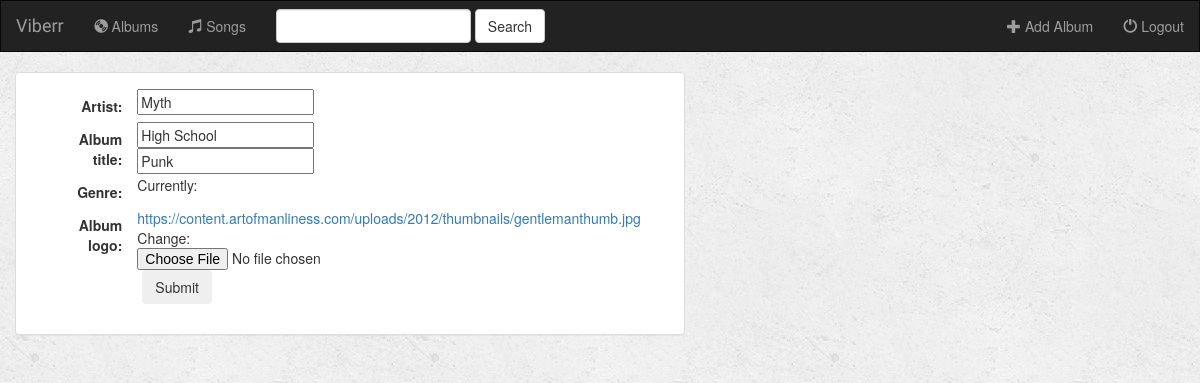
/music/album/2/, run on an earlier commit of the app's database.
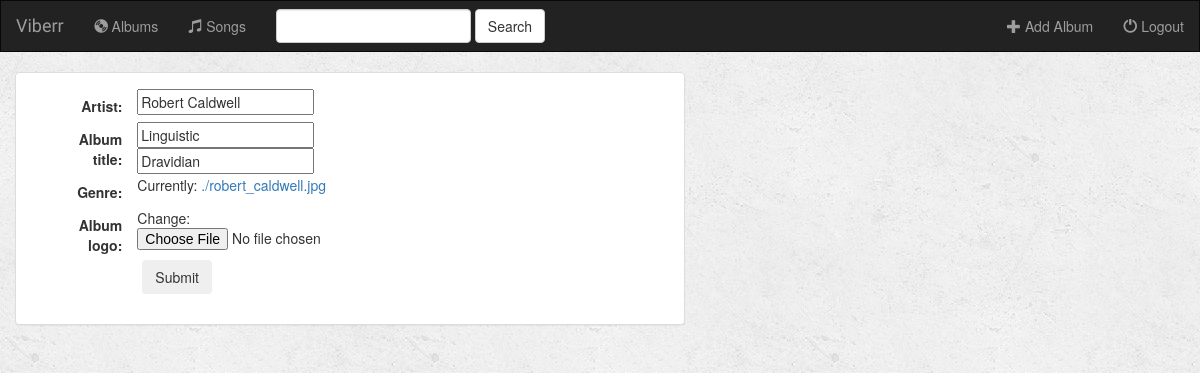
And on a later commit of the database.
### music/models.py (models this page shows, shortened)
class Album(models.Model):
    artist = models.CharField(max_length=250)
    album_title = models.CharField(max_length=500)
    genre = models.CharField(max_length=100)
    album_logo = models.FileField()

### music/views.py (the view)
# urls.py: url(r'album/(?P<pk>[0-9]+)/$', views.AlbumUpdate.as_view(), name='album-update'),
class AlbumUpdate(UpdateView):
    model = Album
    fields = ['artist', 'album_title', 'genre', 'album_logo']

### music/templates/music/album_form.html (shortened to what this page needs)
{% extends 'music/base.html' %}
{% block body %}
<div class="container-fluid">
  <div class="row">
    <div class="col-sm-12 col-md-7">
      <div class="panel panel-default">
        <div class="panel-body">
    <form class="form-horizontal" action="" method="post" enctype="multipart/form-data">
      {% include 'music/form-template.html' %}
      <div class="form-group">
        <div class="col-sm-offset-2 col-sm-10">
          <button type="submit" class="btn btn=success"> Submit </button>
      </div>
    </div>
          </form>
        </div>
      </div>
    </div>
  </div>
{% endblock %}

### music/templates/music/base.html (shortened to what this page needs)
<!DOCTYPE html>
<html lang="en">
<head>
  {%load staticfiles %}
<link rel="stylesheet" href="https://maxcdn.bootstrapcdn.com/bootstrap/3.3.7/css/bootstrap.min.css">
<link rel="stylesheet" type="text/css" href="{% static 'music/style.css'%}"/>
</head>
<body>
  <nav class="navbar navbar-inverse">
    <div class="container=fluid">
      <div class = "navbar-header">
    <a class="navbar-brand" href="{%  url 'music:index' %}">Viberr</a>
    </div>
      <div class="collapse navbar-collapse" id="topNavBar">
        <ul class="nav navbar-nav">
          <li class="">
            <a href="{% url 'music:index' %}">
            <span class="glyphicon glyphicon-cd" aria-hidden="true"> </span>&nbsp;Albums
        </a>
        </li>
        <li class="">
        <a href="">
            <span class="glyphicon glyphicon-music" aria-hidden="true"> </span>&nbsp;Songs
        </a>
      </li>
    </ul>
    <form class="navbar-form navbar-left" role="search" method="get" action="#">
      <div class="form-group">
        <input type="text" class="form-control" name="q" value="">
      </div>
      <button type="submit" class="btn btn-default">Search </button>
    </form>
      <ul class="nav navbar-nav navbar-right">
      <li class="">
        <a href="{% url 'music:album-add' %}">
            <span class="glyphicon glyphicon-plus" aria-hidden="true"> </span>&nbsp;Add Album
        </a>
      </li>
      <li class="">
        <a href="#">
            <span class="glyphicon glyphicon-off" aria-hidden="true"> </span>&nbsp;Logout
        </a>
      </li>
    </ul>
    </div>
  </div>
  </nav>
{% block body %}
{% endblock %}
</body>
</html>

### music/templates/music/form-template.html (shortened to what this page needs)
{% for field in form %}
  <div class="form=group">
    <div class="col-sm-offset-2 col-sm-10">
  </div>
  <label class="control-label col-sm-2">{{field.label_tag}}
  </label> <div class="col-sm=10"> {{field}}</div>
{% endfor %}

### music/static/music/style.css (style rules this page uses)
body { background: white url('images/background.png'); }
.navbar { border-radius: 0; }
.navbar-brand { font-family: 'Satisfy', cursive; }

What changed in the data, as far as the page shows it:
changed Album: artist "Myth" → "Robert Caldwell"; album_title "High School" → "Linguistic"; genre "Punk" → "Dravidian"
Also different on the page:
text no longer shown: "Currently: https://content.artofmanliness.com/uploads/2012/thumbnails/gentlemanthumb.jpg Change:"
text now shown: "Currently: ./robert_caldwell.jpg Change:"
